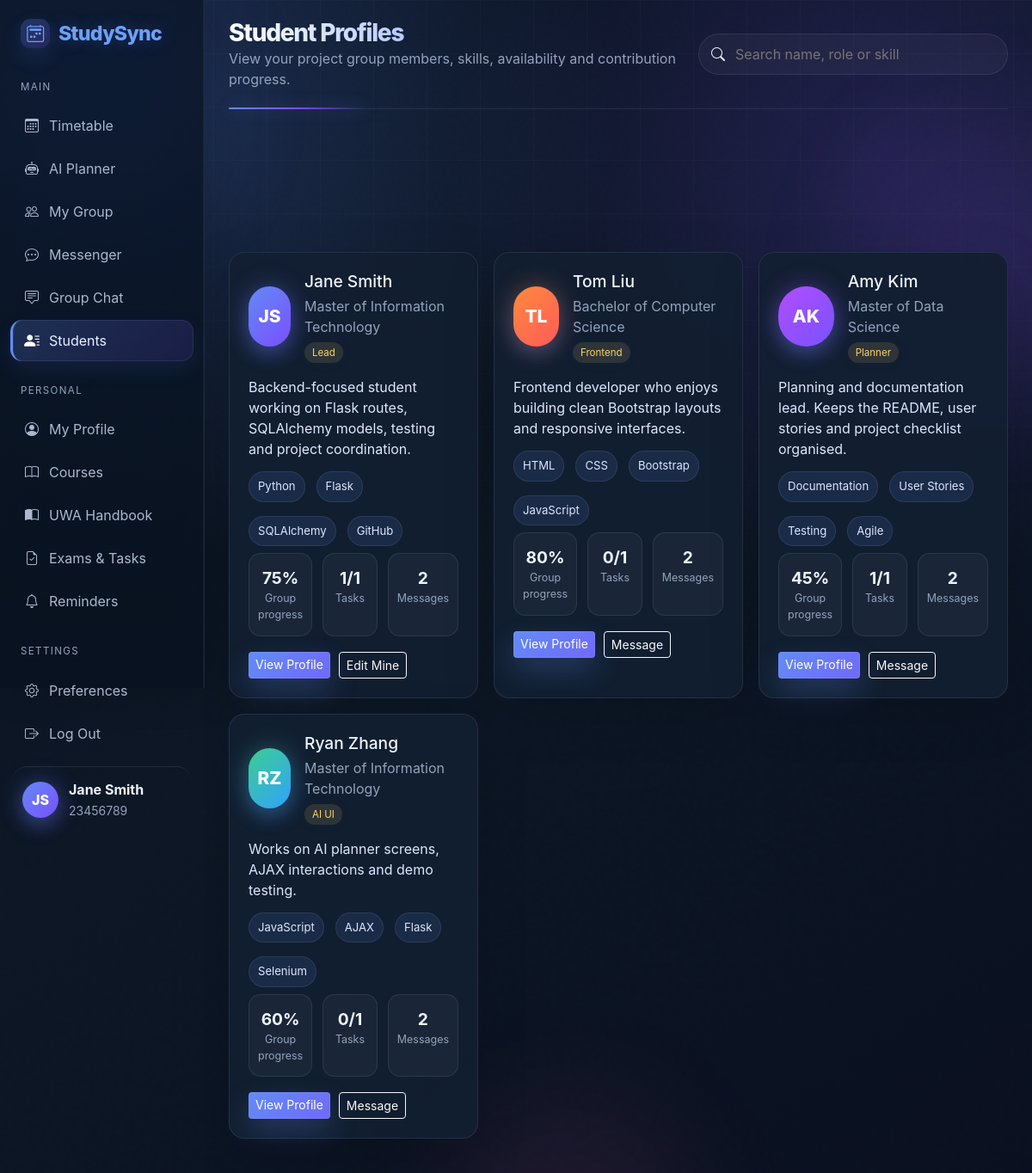
/students (signed in), run on the app's committed database.
### studysync_/studysync/app/models.py (models this page shows, shortened)
class User(UserMixin, db.Model):
    id = db.Column(db.Integer, primary_key=True)
    name = db.Column(db.String(80), nullable=False)
    uwa_id = db.Column(db.String(20), nullable=False, default="")
    email = db.Column(db.String(120), nullable=False, unique=True, index=True)
    password_hash = db.Column(db.String(255), nullable=False)
    avatar_color = db.Column(db.String(30), default="primary")
    program = db.Column(db.String(120), default="Master of Information Technology")
    year_level = db.Column(db.String(40), default="Postgraduate")
    bio = db.Column(db.Text, default="")
    skills = db.Column(db.String(255), default="")
    study_goal = db.Column(db.String(255), default="")
    availability = db.Column(db.String(255), default="")
    preferred_contact = db.Column(db.String(120), default="StudySync Messenger")
    show_email = db.Column(db.Boolean, default=True)
    created_at = db.Column(db.DateTime, default=utcnow)
    events = db.relationship("Event", back_populates="owner", cascade="all, delete-orphan")
    exams = db.relationship("Exam", back_populates="owner", cascade="all, delete-orphan")
    reminders = db.relationship("Reminder", back_populates="owner", cascade="all, delete-orphan")
    chat_messages = db.relationship("ChatMessage", back_populates="owner", cascade="all, delete-orphan")
    sent_messages = db.relationship("DirectMessage", foreign_keys="DirectMessage.sender_id", back_populates="sender", cascade="all, delete-orphan")
    received_messages = db.relationship("DirectMessage", foreign_keys="DirectMessage.receiver_id", back_populates="receiver", cascade="all, delete-orphan")
    group_messages = db.relationship("GroupMessage", back_populates="sender", cascade="all, delete-orphan")
    @property
    def initials(self) -> str:
        parts = [p[0].upper() for p in self.name.split() if p]
        return "".join(parts[:2]) or "U"
    @property
    def skill_list(self) -> list[str]:
        return [skill.strip() for skill in (self.skills or "").split(",") if skill.strip()]

class GroupMember(db.Model):
    id = db.Column(db.Integer, primary_key=True)
    group_id = db.Column(db.Integer, db.ForeignKey("group.id"), nullable=False)
    user_id = db.Column(db.Integer, db.ForeignKey("user.id"), nullable=False)
    role = db.Column(db.String(40), default="Member")
    progress = db.Column(db.Integer, default=0)
    last_seen = db.Column(db.String(40), default="Online")
    group = db.relationship("Group", back_populates="memberships")
    user = db.relationship("User")

### studysync_/studysync/app/routes/main.py (the view)
@main_bp.route("/students")
@login_required
def students():
    membership = GroupMember.query.filter_by(user_id=current_user.id).first()
    if not membership:
        return render_template("pages/students.html", group=None, members=[])
    group = Group.query.get_or_404(membership.group_id)
    members = GroupMember.query.filter_by(group_id=group.id).join(GroupMember.user).order_by(GroupMember.id.asc()).all()
    member_stats = {member.user_id: student_profile_stats(member.user) for member in members}
    return render_template("pages/students.html", group=group, members=members, member_stats=member_stats)

### studysync_/studysync/app/models.py (called while the page is built)
@login_manager.user_loader
def load_user(user_id: str) -> User | None:
    return db.session.get(User, int(user_id)) if user_id.isdigit() else None

### studysync_/studysync/app/templates/pages/students.html (shortened to what this page needs)
{% extends "base.html" %}
{% block content %}
<div class="topbar">
    <div>
        <h1>Student Profiles</h1>
        <p class="muted mb-0">View your project group members, skills, availability and contribution progress.</p>
    </div>
    <div class="ms-auto student-search">
        <i class="bi bi-search"></i>
        <input id="student-search" type="search" placeholder="Search name, role or skill">
    </div>
</div>
{% if not group %}
    <div class="empty-state large card-panel">
        <i class="bi bi-people"></i>
        <h2>No group found</h2>
        <p class="muted">Join a project group to view student profiles.</p>
    </div>
{% else %}
    <div class="student-grid" id="student-grid">
        {% for member in members %}
            {% set student = member.user %}
            {% set stats = member_stats[student.id] %}
            <article class="student-card" data-search="{{ (student.name ~ ' ' ~ member.role ~ ' ' ~ student.skills ~ ' ' ~ student.program)|lower }}">
                <div class="student-card-top">
                    <div class="avatar big avatar-{{ student.avatar_color }}">{{ student.initials }}</div>
                    <div>
                        <h2>{{ student.name }}</h2>
                        <p class="muted mb-1">{{ student.program or 'Program not added' }}</p>
                        <span class="status-pill status-in-progress">{{ member.role }}</span>
                    </div>
                </div>
                <p class="student-bio">{{ student.bio or 'This student has not added a bio yet.' }}</p>
                <div class="skill-chip-row">
                    {% for skill in student.skill_list[:4] %}
                        <span class="skill-chip">{{ skill }}</span>
                    {% else %}
                        <span class="muted">No skills listed</span>
                    {% endfor %}
                </div>
                <div class="student-mini-stats">
                    <div><strong>{{ member.progress }}%</strong><span>Group progress</span></div>
                    <div><strong>{{ stats.completed_tasks }}/{{ stats.total_tasks }}</strong><span>Tasks</span></div>
                    <div><strong>{{ stats.messages_sent }}</strong><span>Messages</span></div>
                </div>
                <div class="student-actions">
                    <a class="btn btn-sm btn-gradient" href="{{ url_for('main.student_profile', user_id=student.id) }}">View Profile</a>
                    {% if student.id != current_user.id %}
                        <a class="btn btn-sm btn-outline-light" href="{{ url_for('main.messages', contact=student.id) }}">Message</a>
                    {% else %}
                        <a class="btn btn-sm btn-outline-light" href="{{ url_for('main.profile') }}">Edit Mine</a>
                    {% endif %}
                </div>
            </article>
        {% endfor %}
    </div>
{% endif %}
{% endblock %}

### studysync_/studysync/app/templates/base.html (shortened to what this page needs)
<!doctype html>
<html lang="en" data-bs-theme="dark">
<head>
    <link href="https://cdn.jsdelivr.net/npm/bootstrap@5.3.3/dist/css/bootstrap.min.css" rel="stylesheet">
    <link href="https://cdn.jsdelivr.net/npm/bootstrap-icons@1.11.3/font/bootstrap-icons.css" rel="stylesheet">
    <link href="{{ url_for('static', filename='css/styles.css') }}" rel="stylesheet">
</head>
<body>
<div class="aurora-bg" aria-hidden="true"><span class="orb orb-one"></span><span class="orb orb-three"></span></div>
<div class="app-shell">
    <aside class="sidebar">
        <a class="brand" href="{{ url_for('main.timetable') }}"><i class="bi bi-calendar2-week"></i><span>StudySync</span></a>
        <nav class="nav-block">
            <div class="nav-heading">Main</div>
            <a class="nav-link {{ 'active' if request.endpoint == 'main.timetable' }}" href="{{ url_for('main.timetable') }}"><i class="bi bi-calendar3"></i> Timetable</a>
            <a class="nav-link {{ 'active' if request.endpoint == 'main.ai_planner' }}" href="{{ url_for('main.ai_planner') }}"><i class="bi bi-robot"></i> AI Planner</a>
            <a class="nav-link {{ 'active' if request.endpoint == 'main.group' }}" href="{{ url_for('main.group') }}"><i class="bi bi-people"></i> My Group</a>
            <a class="nav-link {{ 'active' if request.endpoint == 'main.messages' }}" href="{{ url_for('main.messages') }}"><i class="bi bi-chat-dots"></i> Messenger</a>
            <a class="nav-link {{ 'active' if request.endpoint == 'main.group_chat' }}" href="{{ url_for('main.group_chat') }}"><i class="bi bi-chat-square-text"></i> Group Chat</a>
            <a class="nav-link {{ 'active' if request.endpoint in ['main.students','main.student_profile'] }}" href="{{ url_for('main.students') }}"><i class="bi bi-person-lines-fill"></i> Students</a>
        </nav>
        <nav class="nav-block">
            <div class="nav-heading">Personal</div>
            <a class="nav-link {{ 'active' if request.endpoint == 'main.profile' }}" href="{{ url_for('main.profile') }}"><i class="bi bi-person-circle"></i> My Profile</a>
            <a class="nav-link {{ 'active' if request.endpoint in ['main.courses','main.course_detail'] }}" href="{{ url_for('main.courses') }}"><i class="bi bi-book"></i> Courses</a>
            <a class="nav-link {{ 'active' if request.endpoint == 'main.handbook' }}" href="{{ url_for('main.handbook') }}"><i class="bi bi-book-half"></i> UWA Handbook</a>
            <a class="nav-link {{ 'active' if request.endpoint in ['main.exams','main.exam_detail'] }}" href="{{ url_for('main.exams') }}"><i class="bi bi-file-earmark-check"></i> Exams & Tasks</a>
            <a class="nav-link {{ 'active' if request.endpoint == 'main.reminders' }}" href="{{ url_for('main.reminders') }}"><i class="bi bi-bell"></i> Reminders</a>
        </nav>
        <nav class="nav-block">
            <div class="nav-heading">Settings</div>
            <a class="nav-link {{ 'active' if request.endpoint == 'main.preferences' }}" href="{{ url_for('main.preferences') }}"><i class="bi bi-gear"></i> Preferences</a>
            <a class="nav-link {{ 'active' if request.endpoint == 'auth.logout' }}" href="{{ url_for('auth.logout') }}"><i class="bi bi-box-arrow-right"></i> Log Out</a>
        </nav>
        <a class="sidebar-user sidebar-user-link" href="{{ url_for('main.profile') }}">
            <div class="avatar avatar-{{ current_user.avatar_color }}">{{ current_user.initials }}</div>
            <div>
                <strong>{{ current_user.name }}</strong><br>
                <small>{{ current_user.uwa_id }}</small>
            </div>
        </a>
    </aside>
    <main class="content-area page-enter">
        {% block content %}{% endblock %}
    </main>
</div>
<div class="toast-container position-fixed bottom-0 end-0 p-3" id="toastContainer"></div>
</body>
</html>

### data on the page
User: initials "JS", name "Jane Smith", uwa_id "23456789", program "Master of Information Technology", bio "Backend-focused student working on Flask routes, SQLAlchemy models, testing and project coordination."
GroupMember: role "Lead", 4 "Python" "Flask" "SQLAlchemy" "GitHub", progress "75", completed_tasks "1", total_tasks "1", messages_sent "2"
GroupMember: role "Frontend", 4 "HTML" "CSS" "Bootstrap" "JavaScript", progress "80", completed_tasks "0", total_tasks "1", messages_sent "2"
User: initials "TL", name "Tom Liu", program "Bachelor of Computer Science", bio "Frontend developer who enjoys building clean Bootstrap layouts and responsive interfaces."
GroupMember: role "Planner", 4 "Documentation" "User Stories" "Testing" "Agile", progress "45", completed_tasks "1", total_tasks "1", messages_sent "2"
User: initials "AK", name "Amy Kim", program "Master of Data Science", bio "Planning and documentation lead. Keeps the README, user stories and project checklist organised."
GroupMember: role "AI UI", 4 "JavaScript" "AJAX" "Flask" "Selenium", progress "60", completed_tasks "0", total_tasks "1", messages_sent "2"
User: initials "RZ", name "Ryan Zhang", program "Master of Information Technology", bio "Works on AI planner screens, AJAX interactions and demo testing."
